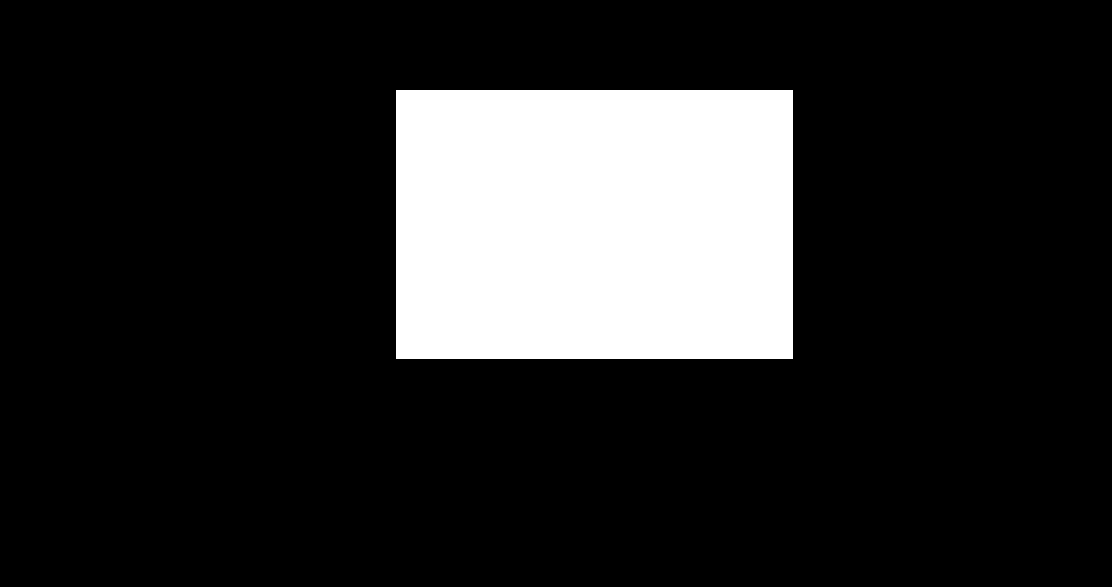
#> input picture emre/rec.png, 1112 x 587 px
$ jupyter execute tipratma.ipynb
#> lines starting #> are read from the running program, lines starting #| are printed output that depends on the picture
[cell 1]
import cv2
from matplotlib import pyplot as plt
import numpy as np

[cell 2]
kernel = cv2.getStructuringElement(cv2.MORPH_RECT,(7,7))

kernel

[cell 3]
resim = plt.imread("rec.png")
#> resim is the input picture: shape (587, 1112, 4) float32; mean R, G, B, A 0.164, 0.164, 0.164, 1

[cell 4]
# erd_1 = cv2.erode(resim,kernel,iterations=0) burada daraltır resmi
dil_1 = cv2.dilate(resim, kernel, iterations=20) #burada genişletir
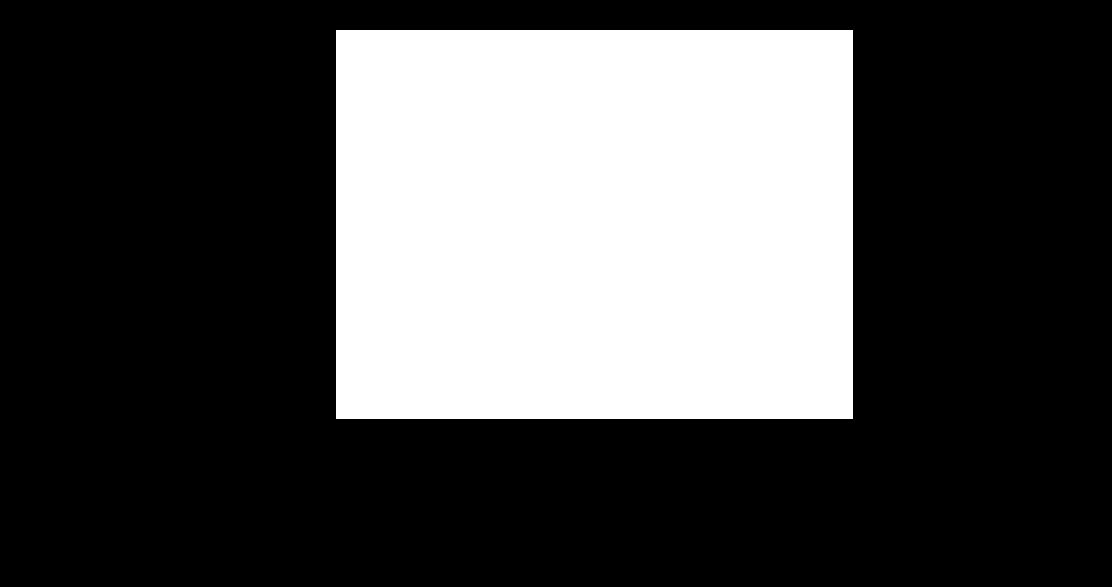
#> dil_1: shape (587, 1112, 4) float32; mean R, G, B, A 0.308, 0.308, 0.308, 1
# [7 lines of commented-out code are left out]
plt.imshow(dil_1)
